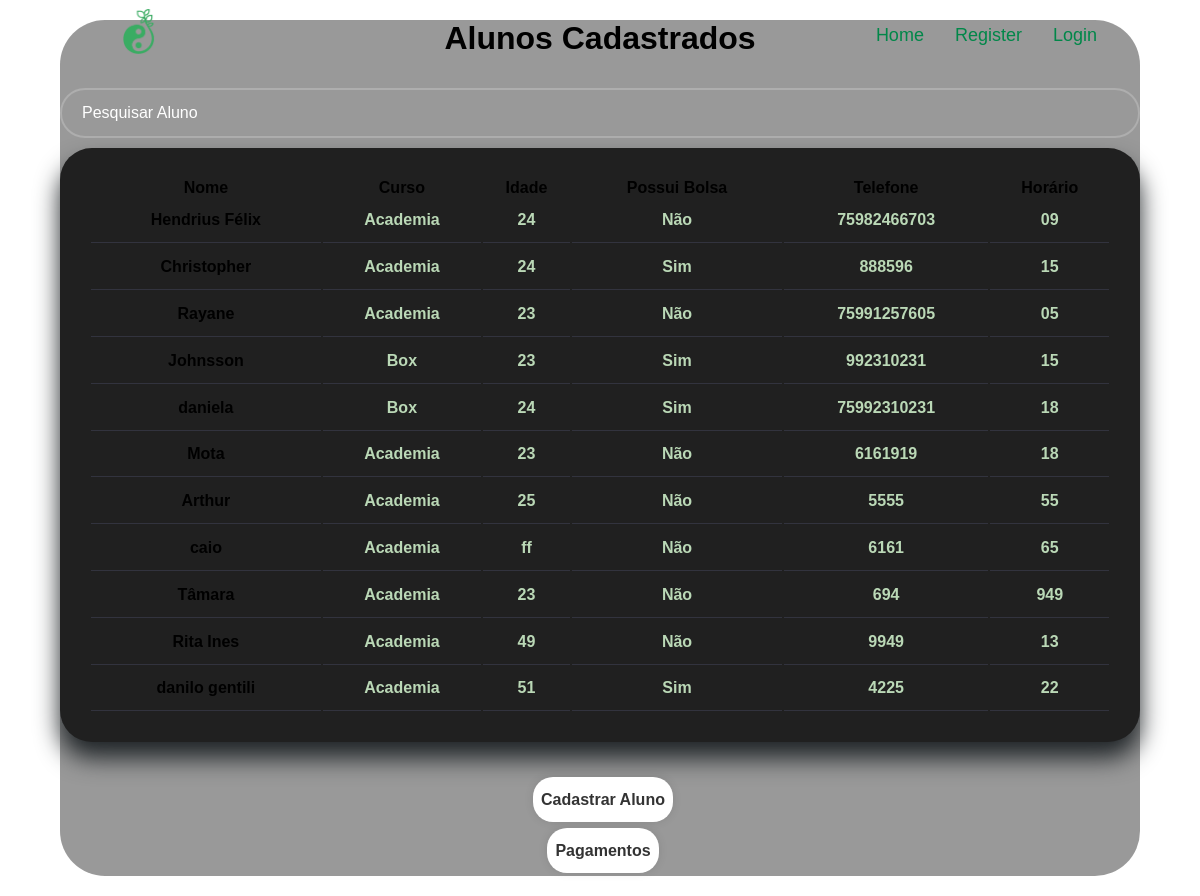
Before: /alunos with the older database file.
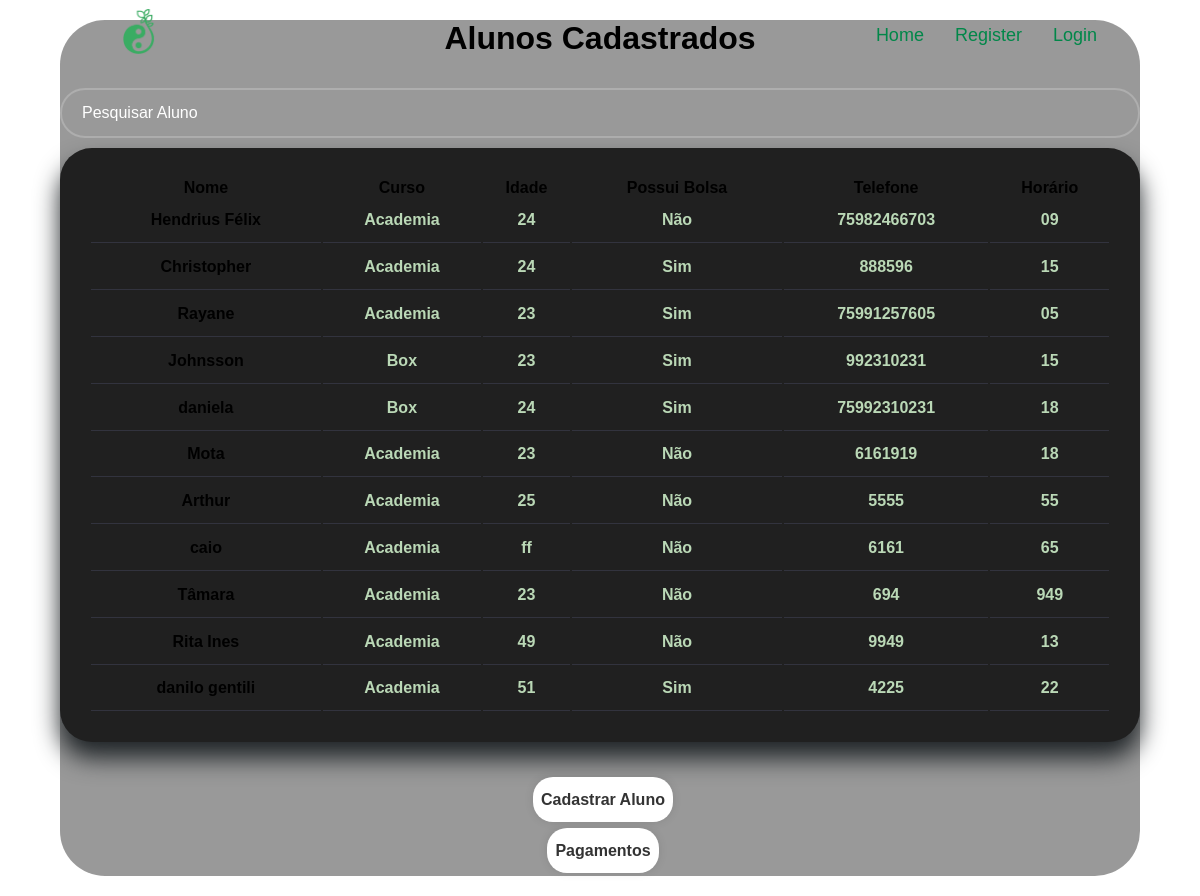
After: the same page with the newer database file.
### app.py (models this page shows, shortened)
class Aluno(db.Model):
    __bind_key__ =  "aluno_database"
    id = db.Column(db.Integer, primary_key = True)
    nome = db.Column(db.String(20))
    idade = db.Column(db.Integer())
    cpf = db.Column(db.Integer())
    curso = db.Column(db.String(128))
    telefone = db.Column(db.Integer())
    horario= db.Column(db.String(128))
    email = db.Column(db.String(128))
    aniversario = db.Column(db.String(128))
    bolsa = db.Column(db.Boolean())
    pagamento = db.relationship('Pagamento', backref='aluno', lazy='dynamic')

### app.py (the view)
@app.route("/alunos", methods=["GET", "POST"])
def alunos_cadastrados():
    alunos = Aluno.query.all()
    return render_template('alunos.html', alunos = alunos)

### templates/alunos.html (shortened to what this page needs)
<!DOCTYPE html>
<html lang="pt-BR">
  <head>
  </head>
  <body>
    {%include "navigation.html"%}
    <div class="container">
      <div class="wrapper">
        <div>
          <h1>Alunos Cadastrados</h1>
        </div>
        <div class="dados-aluno">
          <div class="input-box input">
            <input type="text" id="input-pesquisa" onkeyup="search_aluno_table()" placeholder="Pesquisar Aluno">
          </div>
          <table>
            <thead>
             <tr>
              <th>Nome</th>
              <th>Curso</th>
              <th>Idade</th>
              <th>Possui Bolsa</th>
              <th>Telefone</th>
              <th>Horário</th>
             </tr>
            </thead>
            <tbody id="aluno-pesquisa_table">
                  {% for aluno in alunos %}
                    <tr>
                      <td>
                        <a href="{{ url_for('aluno', aluno_id=aluno.id) }}">
                          {{aluno.nome}}
                        </a>
                      </td>
                      <td>
                        {{aluno.curso}}
                      </td>
                      <td>
                        {{aluno.idade}}
                      </td>
                      <td>
                        {%if aluno.bolsa == True: %} Sim {%else%} Não {%endif%}
                      </td>
                      <td>
                        {{aluno.telefone}}
                      </td>
                      <td>
                        {{aluno.horario}}
                      </td>
                    </tr>
                  {% endfor %}
            </tbody>
          </table>
        </div>
        <div class="cadastrar-aluno">
          <div>
            <a href="{{ url_for('cadastro_aluno') }}"
              ><button class="btn">Cadastrar Aluno</button></a
            >
          </div>
        </div>
        <div class="pagamento">
          <a href="{{url_for('pagamentos')}}">
            <button class="btn">Pagamentos</button>
          </a>
        </div>
      </div>
    </div>
  </body>
</html>

### templates/navigation.html (shortened to what this page needs)
<link
  rel="stylesheet"
  href="{{ url_for('static', filename='css/navbar.css')}}"
/>
<nav id="topNav" class="nav-bar">
  <a class="logo" href="{{url_for('home')}}"
    ><img src="../static/img/logo2.png" alt="logo AEESI"
  /></a>
  <div class="menu-nav">
    <a href="{{url_for('home')}}">Home</a>
    <a href="{{url_for('register')}}">Register</a>
    <a href="{{url_for('login')}}">Login</a>
  </div>
</nav>

### static/css/navbar.css (style rules this page uses)
* { margin: 0; padding: 0; outline: 0; appearance: 0; border: 0; text-decoration: none; box-sizing: border-box; }
body { width: 100vw; font-family: "Poppins", sans-serif; user-select: none; overflow-x: hidden; background-color: #ffffff; color: black; position: absolute; }
.container { margin: 0 auto; display: flex; justify-content: center; align-items: center; min-height: 100%; flex-direction: column; padding-bottom: 130px; }
.wrapper { background: rgba(0, 0, 0, 0.4); display: flex; justify-content: center; align-items: center; flex-direction: column; width: 80%; min-height: 600px; height: fit-content; border-radius: 45px; font-weight: 600; margin-top: 20px; }
.wrapper h1 { text-align: center; }
.nav-bar { position: absolute; top: 0; left: 0; height: 70px; width: 100%; padding: 20px 100px; display: flex; justify-content: space-between; align-items: center; z-index: 100; background: transparent; font-size: 18px; font-weight: 500; text-decoration: none; overflow: hidden; }
.logo { font-size: 32px; color: #44704a; text-decoration: none; font-weight: 600; }
.logo img { height: 45px; }
.nav-bar a { text-decoration: none; color: #018749; font-weight: 500; margin-left: 20px; padding: 3px; }
a:is(:link, :active, :visited).active { color: #01ce72 !important; border-bottom: 1px solid #01ce72; }
.wrapper .input-box { width: 100%; height: 50px; position: relative; margin: 10px 0px; }
.input-box input { color: #b9b9b9; width: 100%; height: 100%; background: transparent; border: none; outline: none; border: 2px solid rgba(255, 255, 255, 0.2); border-radius: 40px; font-size: 16px; padding: 20px 45px 20px 20px; font-weight: 400; }
.input-box input::placeholder { color: #ffffff; }
.wrapper .btn { width: 100%; height: 45px; background: #fff; border: none; outline: none; border-radius: 20px; box-shadow: 0 0 10px rgba(0, 0, 0, 0.1); cursor: pointer; font-size: 16px; color: #333; font-weight: 600; margin: 3px; padding: 5px; }
.wrapper a { text-decoration: none; color: black; }
.wrapper .dados-aluno { margin-top: 1.3rem; margin-bottom: 2rem; width: 100%; }
.dados-aluno table { background-color: rgb(32, 32, 32); width: 100%; padding: 1.8rem; text-align: center; box-shadow: 0 1rem 1.5rem #202528; border-radius: 2rem; transition: all 0.3s ease; }
.dados-aluno table tbody td { height: 2.8rem; border-bottom: 1px solid rgba(132, 139, 200, 0.18); color: #bad8b6; }
@media (max-width: 1200px) { .wrapper { width: 90%; } }
@media (max-width: 1200px) { .container { padding-bottom: 20px; } }

Changed rows visible on the page:
changed Aluno "Rayane": bolsa "Não" → "Sim"
